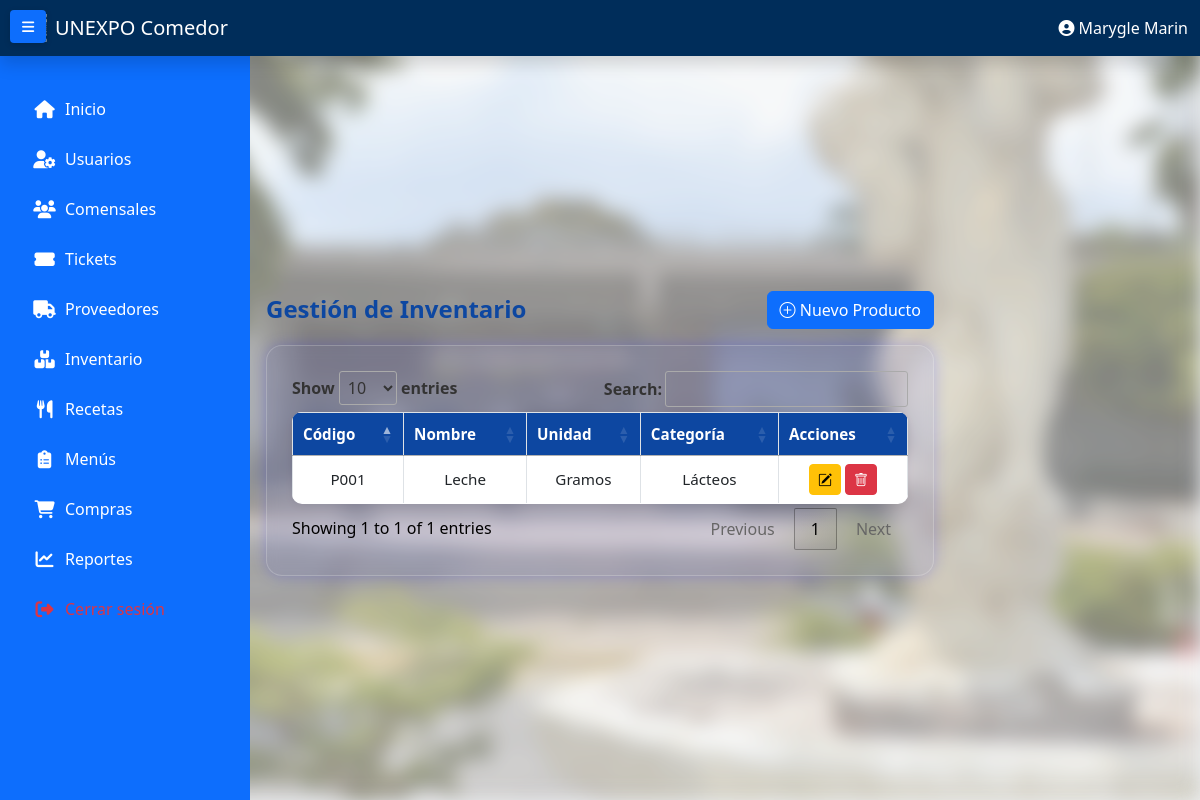
The page /index.php?view=inventario (signed in) on the database its author committed.
### tables this page shows
CREATE TABLE `productos` (
  `Codigo_Producto` varchar(20) NOT NULL,
  `Nombre` varchar(100) DEFAULT NULL,
  `Id_Unidad` int(11) DEFAULT NULL,
  `Id_Categoria` int(11) DEFAULT NULL,
  `Estado` tinyint(1) DEFAULT 1
);

CREATE TABLE `unidadmasa` (
  `Id_Unidad` int(11) NOT NULL,
  `UnidadMasa` varchar(50) DEFAULT NULL,
  `Estado` tinyint(1) DEFAULT 1
);

CREATE TABLE `categorias_productos` (
  `Id_Categoria` int(11) NOT NULL,
  `Nombre` varchar(50) DEFAULT NULL,
  `Estado` tinyint(1) DEFAULT 1
);

### config/Connect.php (called while the page is built, shortened)
<?php
class Connect
{
    private string $host = 'localhost';
    private string $dbname = 'comedor_db';
    private string $username = 'root';
    private string $password = '';
    private string $charset = 'utf8mb4';
    public function __construct()
    {
        $this->db = $this->connect();
    }
    private function connect(): PDO
    {
        try {
            $dsn = "mysql:host={$this->host};dbname={$this->dbname};charset={$this->charset}";
            $options = [
                PDO::ATTR_ERRMODE            => PDO::ERRMODE_EXCEPTION,
                PDO::ATTR_DEFAULT_FETCH_MODE => PDO::FETCH_ASSOC,
                PDO::ATTR_EMULATE_PREPARES   => false,
            ];
            return new PDO($dsn, $this->username, $this->password, $options);
        } catch (PDOException $e) {
            throw new PDOException("Error de conexión a la base de datos: " . $e->getMessage());
        }
    }
}

### app/models/inventariomodel.php (called while the page is built, shortened)
<?php
class inventariomodel extends Connect
{
    public function getAll(): array {
        try {
            $stmt = $this->db->query("
                SELECT p.*, u.UnidadMasa AS unidad, c.Nombre AS categoria
                FROM productos p
                LEFT JOIN unidadmasa u ON u.Id_Unidad = p.Id_Unidad AND u.Estado = 1
                LEFT JOIN categorias_productos c ON c.Id_Categoria = p.Id_Categoria AND c.Estado = 1
                WHERE p.Estado = 1
            ");
            return $stmt->fetchAll(PDO::FETCH_ASSOC);
        } catch (PDOException $e) {
            throw new Exception("Error al obtener productos: " . $e->getMessage());
        }
    }
}

### app/views/inventario/inventarioview.php (the view, shortened to what this page needs)
<div class="fondo-difuminado"></div>
<section>
<div id="caja-central" style="color: black;">
<div class="container-fluid px-3">
    <div class="d-flex justify-content-between align-items-center mt-4 mb-3">
        <h4 class="mb-0">Gestión de Inventario</h4>
        <button class="btn btn-primary" data-bs-toggle="modal" data-bs-target="#modalCrearProducto">
            <i class="bi bi-plus-circle"></i> Nuevo Producto
        </button>
    </div>
    <div class="container-table">
        <table id="tablaInventario" class="table dataTable table-bordered table-hover align-middle">
            <thead>
                <tr>
                    <th>Código</th>
                    <th>Nombre</th>
                    <th>Unidad</th>
                    <th>Categoría</th>
                    <th>Acciones</th>
                </tr>
            </thead>
            <tbody class="text-center">
                <?php if (!empty($productos)): ?>
                    <?php foreach ($productos as $p): ?>
                        <tr>
                            <td><?= htmlspecialchars($p['Codigo_Producto']) ?></td>
                            <td><?= htmlspecialchars($p['Nombre']) ?></td>
                            <td><?= htmlspecialchars($p['unidad']) ?></td>
                            <td><?= htmlspecialchars($p['categoria']) ?></td>
                            <td>
                                <button class="btn btn-sm btn-warning btnEditarProducto" data-id="<?= $p['Codigo_Producto'] ?>">
                                    <i class="bi bi-pencil-square"></i>
                                </button>
                                <button class="btn btn-sm btn-danger btnEliminarProducto" data-id="<?= $p['Codigo_Producto'] ?>">
                                    <i class="bi bi-trash"></i>
                                </button>
                            </td>
                        </tr>
                    <?php endforeach; ?>
                <?php else: ?>
                    <tr><td colspan="5">No hay productos registrados.</td></tr>
                <?php endif; ?>
            </tbody>
        </table>
    </div>
</div>
</div>
</section>

### index.php (shortened to what this page needs)
<?php
$modulo = isset($_GET['view']) ? basename($_GET['view']) : 'login';
$controller = __DIR__ . "/app/controllers/{$modulo}controller.php";
if (file_exists($controller)) {
    require $controller;
    exit;
}
exit;

### app/controllers/inventariocontroller.php (shortened to what this page needs)
<?php
$model = new inventariomodel();
$action = $_GET['action'] ?? 'index';
try {
    switch ($action) {
        case 'index':
            $productos = $model->getAll();
            require 'app/views/layout/header.php';
            require 'app/views/layout/sidebar.php';
            require 'app/views/inventario/inventarioview.php';
            require 'app/views/layout/footer.php';
            break;
    }
} catch (Exception $e) {
    http_response_code(500);
    echo "Error inesperado: " . $e->getMessage();
    exit;
}

### app/views/layout/header.php (shortened to what this page needs)
<!DOCTYPE html>
<html lang="es">
<head>
    <link href="https://cdn.jsdelivr.net/npm/bootstrap@5.3.0/dist/css/bootstrap.min.css" rel="stylesheet" />
    <link href="https://cdnjs.cloudflare.com/ajax/libs/font-awesome/6.5.1/css/all.min.css" rel="stylesheet" />
    <link href="https://cdn.jsdelivr.net/npm/bootstrap-icons@1.10.5/font/bootstrap-icons.css" rel="stylesheet" />
    <link href="https://cdn.datatables.net/1.13.6/css/jquery.dataTables.min.css" rel="stylesheet" />
    <link rel="stylesheet" href="assets/css/layout.css">
    <link rel="stylesheet" href="assets/css/style.css">
    <link rel="stylesheet" href="assets/css/stylelg.css">
    <link rel="stylesheet" href="assets/css/forms.css">
    <link rel="stylesheet" href="https://cdnjs.cloudflare.com/ajax/libs/font-awesome/6.4.0/css/all.min.css">
</head>
<body>
    <div class="fondo-difuminado"></div>
<?php if (isset($_SESSION['usuario']) && !empty($_SESSION['usuario'])): ?>
    <nav class="navbar navbar-expand-lg navbar-dark bg-primary fixed-top shadow">
        <div class="container-fluid">
            <button class="btn btn-outline-light me-3" id="btnToggleSidebar" type="button" aria-label="Toggle sidebar">
                <i class="fas fa-bars"></i>
            </button>
            <a class="navbar-brand d-flex align-items-center" href="index.php?view=home">
                UNEXPO Comedor
            </a>
            <div class="ms-auto text-white d-flex align-items-center">
                <i class="fas fa-user-circle me-1" aria-hidden="true"></i>
                <span><?= htmlspecialchars($_SESSION['usuario']['Nombre'] ?? 'Usuario') ?></span>
            </div>
        </div>
    </nav>
    <div class="container-fluid pt-5">
        <div class="row">
<?php else: ?>
<?php endif; ?>

### app/views/layout/sidebar.php
<link rel="stylesheet" href="assets/css/tables.css" />
<aside id="sidebar" class="bg-primary text-white">
    <ul class="nav flex-column pt-4">
        <li class="nav-item">
            <a class="nav-link text-white" href="index.php?view=home">
                <i class="fas fa-home"></i>
                <span class="link-text ms-2">Inicio</span>
            </a>
        </li>
        <li class="nav-item">
            <a class="nav-link text-white" href="index.php?view=usuario">
                <i class="fas fa-user-cog"></i>
                <span class="link-text ms-2">Usuarios</span>
            </a>
        </li>
        <li class="nav-item">
            <a class="nav-link text-white" href="index.php?view=comensales">
                <i class="fas fa-users"></i>
                <span class="link-text ms-2">Comensales</span>
            </a>
        </li>
        <li class="nav-item">
            <a class="nav-link text-white" href="index.php?view=tickets">
                <i class="fas fa-ticket-alt"></i>
                <span class="link-text ms-2">Tickets</span>
            </a>
        </li>
        <li class="nav-item">
            <a class="nav-link text-white" href="index.php?view=proveedores">
                <i class="fas fa-truck"></i>
                <span class="link-text ms-2">Proveedores</span>
            </a>
        </li>
        <li class="nav-item">
            <a class="nav-link text-white" href="index.php?view=inventario">
                <i class="fas fa-boxes"></i>
                <span class="link-text ms-2">Inventario</span>
            </a>
        </li>
        <li class="nav-item">
            <a class="nav-link text-white" href="index.php?view=recetas">
                <i class="fas fa-utensils"></i>
                <span class="link-text ms-2">Recetas</span>
            </a>
        </li>
        <li class="nav-item">
            <a class="nav-link text-white" href="index.php?view=menus">
                <i class="fas fa-clipboard-list"></i>
                <span class="link-text ms-2">Menús</span>
            </a>
        </li>
        <li class="nav-item">
            <a class="nav-link text-white" href="index.php?view=compras">
                <i class="fas fa-shopping-cart"></i>
                <span class="link-text ms-2">Compras</span>
            </a>
        </li>
        <li class="nav-item">
            <a class="nav-link text-white" href="index.php?view=reportes">
                <i class="fas fa-chart-line"></i>
                <span class="link-text ms-2">Reportes</span>
            </a>
        </li>
        <li class="nav-item">
            <a href="#" id="logoutBtn" class="nav-link text-danger">
                <i class="fas fa-sign-out-alt"></i>
                <span class="link-text ms-2">Cerrar sesión</span>
            </a>
        </li>
    </ul>
</aside>
<main id="content" class="transition p-3">

### app/views/layout/footer.php (shortened to what this page needs)
        </div>
    </div>
</body>
</html>

### assets/css/layout.css (style rules this page uses)
nav.navbar { background-color: #002d5a !important; color: white; }
#sidebar { position: fixed; top: 0; left: 0; height: 100vh; width: 250px; background-color: #0d47a1; color: white; transition: width 0.3s ease; padding-top: 60px; z-index: 1000; overflow-x: hidden; }
#sidebar ul { list-style: none; padding: 0; margin: 0; }
#sidebar ul li a { display: flex; align-items: center; color: white; text-decoration: none; padding: 12px 20px; height: 50px; transition: background-color 0.2s; }
#sidebar ul li a i { min-width: 25px; text-align: center; font-size: 18px; }
.link-text { display: inline-block; white-space: nowrap; overflow: hidden; transition: opacity 0.2s ease, max-width 0.2s ease, margin-left 0.2s ease; opacity: 1; margin-left: 12px; max-width: 160px; }
#btnToggleSidebar { position: fixed; top: 10px; left: 10px; z-index: 1100; background-color: #0d6efd; color: white; border: none; padding: 8px 14px; font-size: 14px; border-radius: 6px; cursor: pointer; box-shadow: 0 2px 6px rgba(0, 0, 0, 0.15); transition: background-color 0.2s ease; }
.fondo-difuminado { position: fixed; top: 0; left: 0; width: 100%; height: 100%; background: url('../img/fondo.jpg') no-repeat center center fixed; background-size: cover; filter: blur(10px); opacity: 0.3; z-index: -1; pointer-events: none; }

### assets/css/style.css (style rules this page uses)
h1, h2, h3, h4, h5, h6 { color: #0d47a1; font-weight: bold; margin-bottom: 15px; }
a { color: #0d47a1; text-decoration: none; transition: color 0.2s; }
.table { width: 100%; border-collapse: collapse; margin-bottom: 1.5rem; background: #fff; box-shadow: 0 2px 6px rgba(0,0,0,0.1); }
.table th, .table td { padding: 12px 16px; border: 1px solid #dee2e6; text-align: left; vertical-align: middle; }
.table th { background-color: #0d47a1; color: white; font-weight: bold; }

### assets/css/stylelg.css (style rules this page uses)
* { box-sizing: border-box; }
body { margin: 0; font-family: 'Segoe UI', Tahoma, Geneva, Verdana, sans-serif; background: #f0f2f5; height: 100vh; display: flex; justify-content: center; align-items: center; position: relative; }

### assets/css/tables.css (style rules this page uses)
.container-table { background: rgba(0, 18, 255, 0.07); border: 1px solid rgba(255, 255, 255, 0.2); backdrop-filter: blur(6px); -webkit-backdrop-filter: blur(6px); border-radius: 16px; box-shadow: 0 0 16px rgba(0, 4, 255, 0.2); padding: 25px; overflow-x: auto; margin-bottom: 20px; }
table.dataTable { background-color: #fff; color: #212529; width: 100%; border-radius: 10px; overflow: hidden; border-collapse: collapse; font-size: 0.95rem; box-shadow: 0 3px 8px rgba(0,0,0,0.05); }
table.dataTable thead { background-color: #0d47a1; color: #fff; font-weight: bold; }
table.dataTable th, table.dataTable td { padding: 12px 15px; text-align: center; vertical-align: middle; border: 1px solid #dee2e6; }
table.dataTable tbody tr:nth-child(odd) { background-color: #f3f7ff; }
section { margin: 15px 25px 0; padding: 20px; height: auto; box-sizing: border-box; }
#caja-central { max-width: 700px; margin: 0 auto; width: 100%; }
#btnToggleSidebar { position: fixed; top: 10px; left: 10px; z-index: 1100; background-color: #0d6efd; color: white; border: none; padding: 6px 12px; border-radius: 4px; font-size: 14px; box-shadow: 0 2px 6px rgba(0, 0, 0, 0.15); cursor: pointer; }
nav.navbar { background-color: #002d5a !important; color: white; }

### rows shown on the page
productos: Codigo_Producto "P001", Nombre "Leche", Id_Unidad.UnidadMasa "Gramos", Id_Categoria.Nombre "Lácteos"

### other values the page prints
$_SESSION['usuario']['Nombre'] "Marygle Marin"
